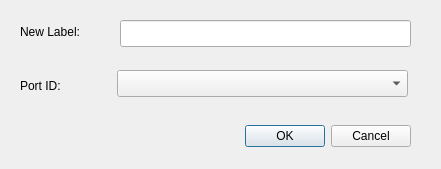
<?xml version="1.0" encoding="UTF-8"?>
<ui version="4.0">
 <class>Dialog</class>
 <widget class="QDialog" name="Dialog">
  <property name="geometry">
   <rect>
    <x>0</x>
    <y>0</y>
    <width>441</width>
    <height>169</height>
   </rect>
  </property>
  <property name="windowTitle">
   <string>Rename Port</string>
  </property>
  <widget class="QDialogButtonBox" name="buttonBox">
   <property name="geometry">
    <rect>
     <x>230</x>
     <y>120</y>
     <width>181</width>
     <height>32</height>
    </rect>
   </property>
   <property name="orientation">
    <enum>Qt::Horizontal</enum>
   </property>
   <property name="standardButtons">
    <set>QDialogButtonBox::Cancel|QDialogButtonBox::Ok</set>
   </property>
  </widget>
  <widget class="QLabel" name="label">
   <property name="geometry">
    <rect>
     <x>20</x>
     <y>16</y>
     <width>91</width>
     <height>31</height>
    </rect>
   </property>
   <property name="text">
    <string>New Label:</string>
   </property>
  </widget>
  <widget class="QLineEdit" name="lineEdit">
   <property name="geometry">
    <rect>
     <x>120</x>
     <y>20</y>
     <width>291</width>
     <height>27</height>
    </rect>
   </property>
  </widget>
  <widget class="QLabel" name="label_2">
   <property name="geometry">
    <rect>
     <x>20</x>
     <y>70</y>
     <width>91</width>
     <height>31</height>
    </rect>
   </property>
   <property name="text">
    <string>Port ID:</string>
   </property>
  </widget>
  <widget class="QComboBox" name="comboBox">
   <property name="geometry">
    <rect>
     <x>117</x>
     <y>70</y>
     <width>291</width>
     <height>27</height>
    </rect>
   </property>
  </widget>
 </widget>
 <resources/>
 <connections>
  <connection>
   <sender>buttonBox</sender>
   <signal>accepted()</signal>
   <receiver>Dialog</receiver>
   <slot>accept()</slot>
   <hints>
    <hint type="sourcelabel">
     <x>248</x>
     <y>254</y>
    </hint>
    <hint type="destinationlabel">
     <x>157</x>
     <y>274</y>
    </hint>
   </hints>
  </connection>
  <connection>
   <sender>buttonBox</sender>
   <signal>rejected()</signal>
   <receiver>Dialog</receiver>
   <slot>reject()</slot>
   <hints>
    <hint type="sourcelabel">
     <x>316</x>
     <y>260</y>
    </hint>
    <hint type="destinationlabel">
     <x>286</x>
     <y>274</y>
    </hint>
   </hints>
  </connection>
 </connections>
</ui>
